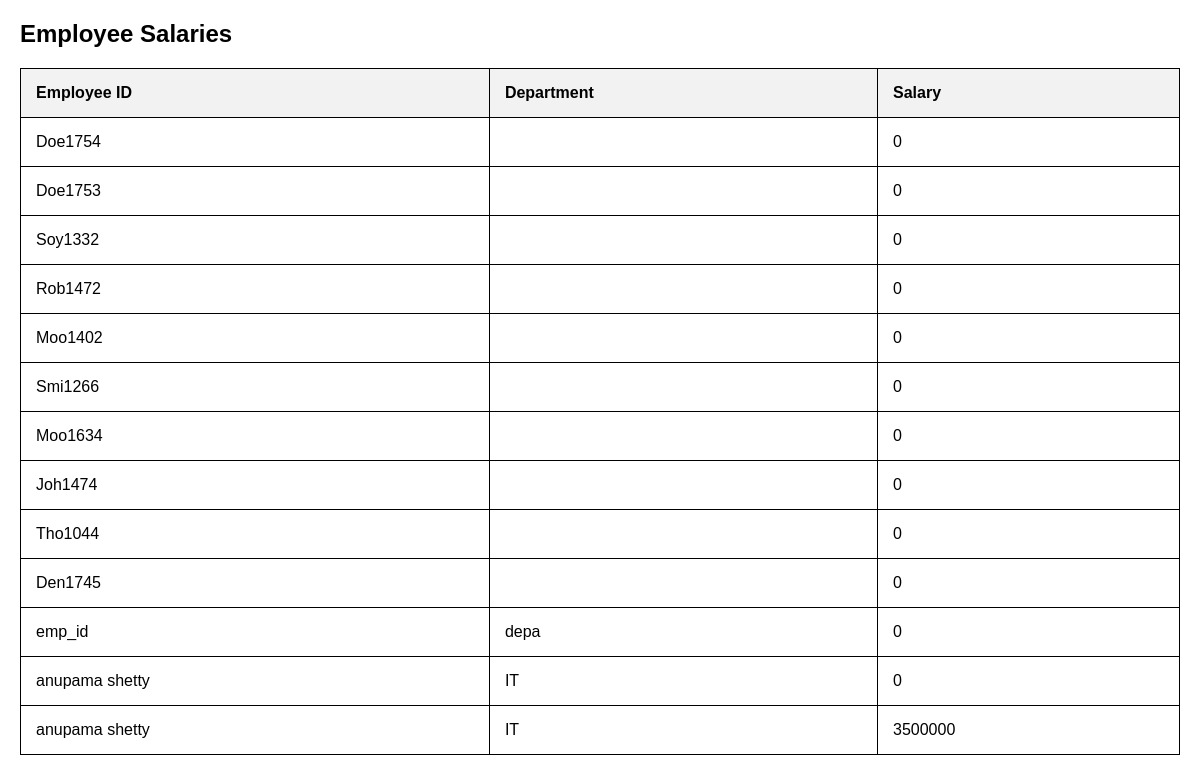
The page /salary.php on the database its author committed.
### tables this page shows
CREATE TABLE `emp_salary` (
  `id` int(11) NOT NULL,
  `emp_id` varchar(64) DEFAULT NULL,
  `department` varchar(4) NOT NULL,
  `salary` int(11) NOT NULL
);

### salary.php (the view, shortened to what this page needs)
<?php
$servername = "localhost";
$username = "root";
$password = "";
$dbname = "hr_management";
$conn = new mysqli($servername, $username, $password, $dbname);
$sql = "SELECT emp_id, department, salary FROM emp_salary";
$result = $conn->query($sql);
?>
<!DOCTYPE html>
<html lang="en">
<head>
</head>
<body>
    <h2 class="salary-header">Employee Salaries</h2>
    <table>
        <tr>
            <th>Employee ID</th>
            <th>Department</th>
            <th>Salary</th>
        </tr>
        <?php
        if ($result->num_rows > 0) {
            while($row = $result->fetch_assoc()) {
                echo "<tr>";
                echo "<td>" . $row["emp_id"] . "</td>";
                echo "<td>" . $row["department"] . "</td>";
                echo "<td>" . $row["salary"] . "</td>";
                echo "</tr>";
            }
        } else {
            echo "<tr><td colspan='3'>No salaries found</td></tr>";
        }
        ?>
    </table>
</body>
</html>

### salary.php (style rules this page uses)
body { font-family: Arial, sans-serif; margin: 20px; }
table { width: 100%; border-collapse: collapse; margin-bottom: 20px; }
table, th, td { border: 1px solid black; }
th, td { padding: 15px; text-align: left; }
th { background-color: #f2f2f2; }
.salary-header { margin-bottom: 20px; }

### rows shown on the page
emp_salary: emp "Doe1754", salary "0"
emp_salary: emp "Doe1753", salary "0"
emp_salary: emp "Soy1332", salary "0"
emp_salary: emp "Rob1472", salary "0"
emp_salary: emp "Moo1402", salary "0"
emp_salary: emp "Smi1266", salary "0"
emp_salary: emp "Moo1634", salary "0"
emp_salary: emp "Joh1474", salary "0"
emp_salary: emp "Tho1044", salary "0"
emp_salary: emp "Den1745", salary "0"
emp_salary: emp "emp_id", department "depa", salary "0"
emp_salary: emp "anupama shetty", department "IT", salary "0"
emp_salary: emp "anupama shetty", department "IT", salary "3500000"
